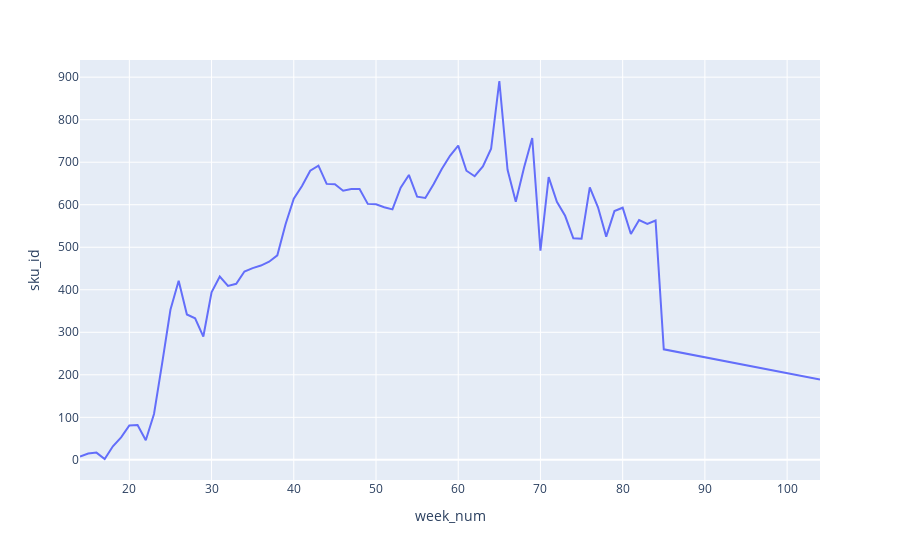

Here is the notebook cell this chart was saved with:
### Code cell
def count_unique(s):
    return len(s.unique())

unique_sku_id_by_week = (baskets
    .groupby('week_num')
    ['sku_id']
 .agg(count_unique) # aggregate using the custom count_unique function
 .reset_index()
)

px.line(unique_sku_id_by_week, x = 'week_num', y= 'sku_id')

### Figure 1 — Plotly figure (JSON) as saved in the notebook; plotly's stock layout.template omitted (floating-point values rounded to 4 significant figures)
{"data": [{"hovertemplate": "week_num=%{x}<br>sku_id=%{y}<extra></extra>", "legendgroup": "", "line": {"color": "#636efa", "dash": "solid"}, "marker": {"symbol": "circle"}, "mode": "lines", "name": "", "orientation": "v", "showlegend": false, "type": "scatter", "x": [14, 15, 16, 17, 18, 19, 20, 21, 22, 23, 24, 25, 26, 27, 28, 29, 30, 31, 32, 33, 34, 35, 36, 37, 38, 39, 40, 41, 42, 43, 44, 45, 46, 47, 48, 49, 50, 51, 52, 53, 54, 55, 56, 57, 58, 59, 60, 61, 62, 63, 64, 65, 66, 67, 68, 69, 70, 71, 72, 73, 74, 75, 76, 77, 78, 79, 80, 81, 82, 83, 84, 85, 104], "xaxis": "x", "y": [8, 15, 17, 2, 32, 53, 81, 82, 46, 108, 228, 353, 421, 342, 333, 290, 394, 431, 409, 414, 443, 451, 457, 466, 481, 554, 614, 644, 680, 692, 649, 648, 633, 637, 637, 602, 601, 594, 589, 640, 670, 619, 616, 648, 684, 715, 739, 680, 667, 690, 732, 891, 682, 607, 687, 757, 492, 665, 607, 574, 521, 520, 641, 594, 525, 585, 593, 531, 564, 555, 563, 260, 189], "yaxis": "y"}], "layout": {"legend": {"tracegroupgap": 0}, "margin": {"t": 60}, "xaxis": {"anchor": "y", "domain": [0, 1], "title": {"text": "week_num"}}, "yaxis": {"anchor": "x", "domain": [0, 1], "title": {"text": "sku_id"}}}}
